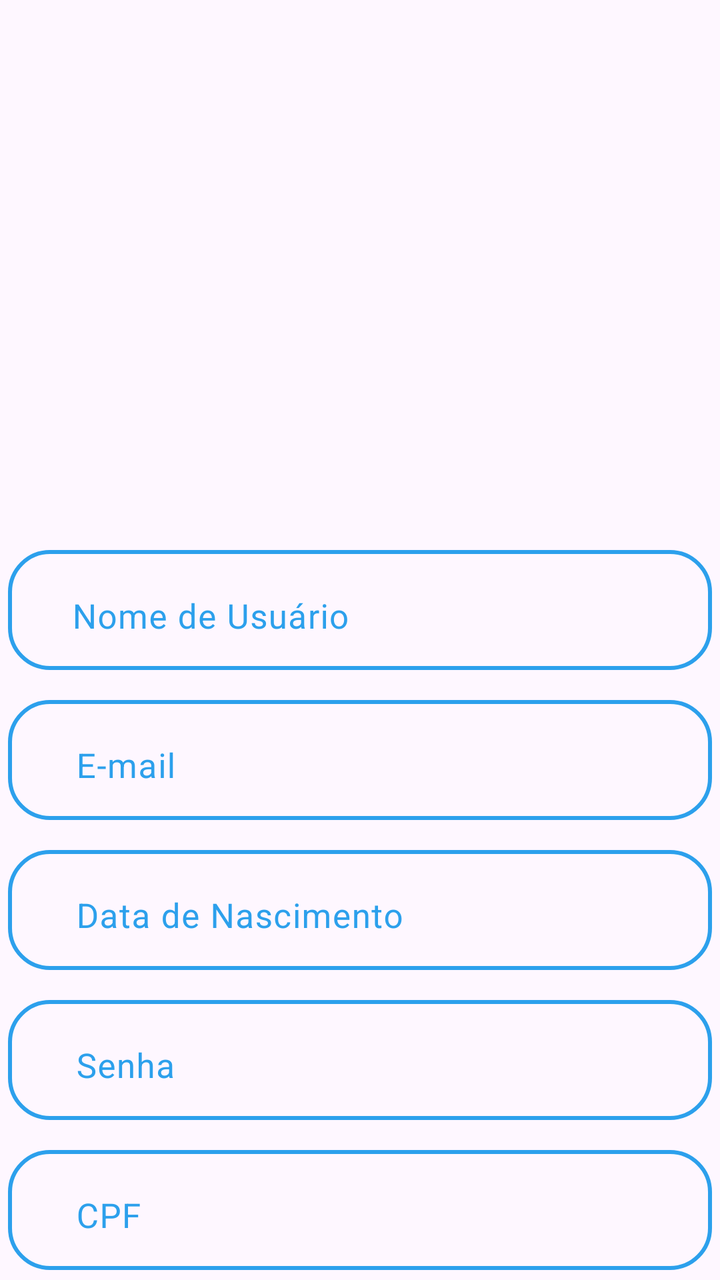
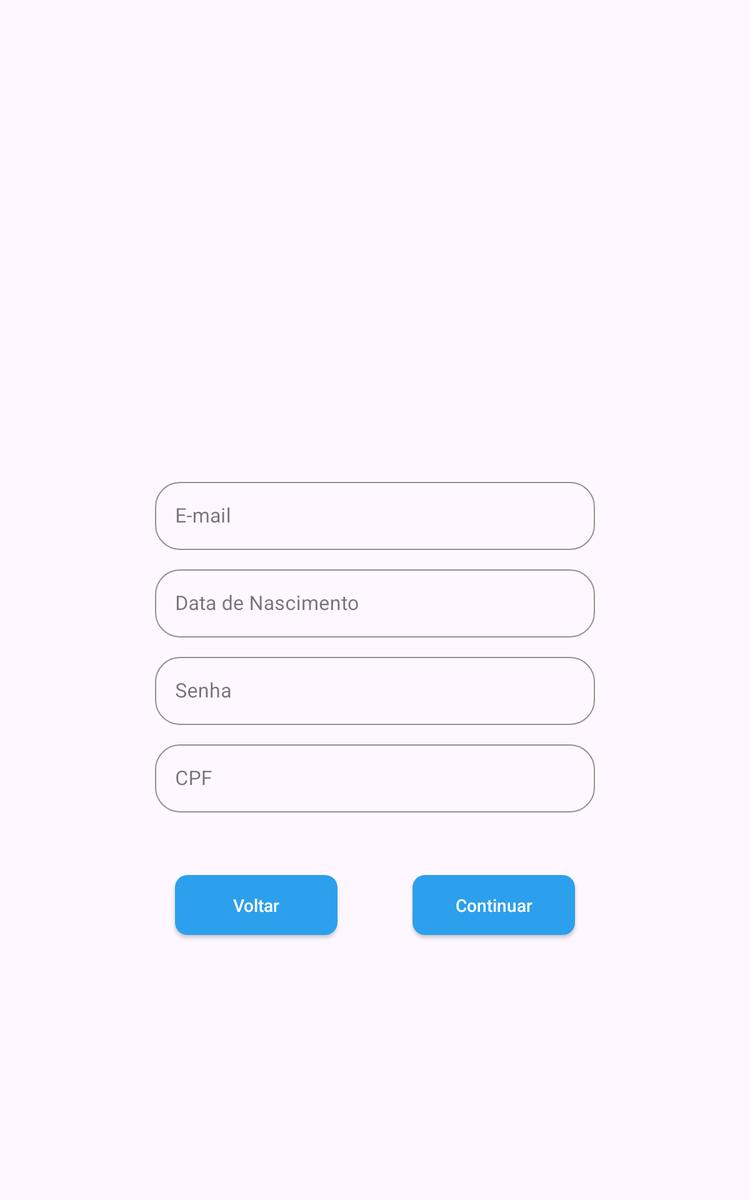

Two renders of one Android screen. The first uses the default layout on a phone; the second uses the alternative layout the repository ships for a different screen configuration, on a matching device. The two XML files are below.
<!-- AndroidManifest.xml: application theme Theme.AppBiMO -->
<!-- res/layout/activity_tela_cadastro.xml -->
<?xml version="1.0" encoding="utf-8"?>
<androidx.constraintlayout.widget.ConstraintLayout xmlns:android="http://schemas.android.com/apk/res/android"
    xmlns:app="http://schemas.android.com/apk/res-auto"
    xmlns:tools="http://schemas.android.com/tools"
    android:id="@+id/main"
    android:layout_width="match_parent"
    android:layout_height="match_parent"
    tools:context=".FluxoLogin.Tela_Cadastro">


    <ImageView
        android:id="@+id/logo_app"
        android:layout_width="135dp"
        android:layout_height="220dp"
        android:layout_marginTop="40dp"
        app:layout_constraintEnd_toEndOf="parent"
        app:layout_constraintHorizontal_bias="0.5"
        app:layout_constraintStart_toStartOf="parent"
        app:layout_constraintTop_toTopOf="parent"
        app:srcCompat="@drawable/union" />

    <com.google.android.material.textfield.TextInputLayout
        android:id="@+id/NomeDeUsuario"
        android:layout_width="352dp"
        android:layout_height="60dp"
        android:layout_marginTop="275dp"
        android:background="@drawable/padrao_input"
        android:gravity="center"
        android:hint="Nome de Usuário"
        android:orientation="vertical"
        android:textColorHint="#2CA0EC"
        app:hintTextAppearance="@style/TextAppearance.AppCompat.Body2"
        app:hintTextColor="#2CA0EC"
        app:layout_constraintEnd_toEndOf="parent"
        app:layout_constraintHorizontal_bias="0.491"
        app:layout_constraintStart_toStartOf="parent"
        app:layout_constraintTop_toTopOf="parent">

        <com.google.android.material.textfield.TextInputEditText
            android:id="@+id/InputNomeDeUsuario"
            android:layout_width="320dp"
            android:layout_height="60dp"
            android:background="@android:color/transparent"
            android:textSize="17sp" />
    </com.google.android.material.textfield.TextInputLayout>

    <com.google.android.material.textfield.TextInputLayout
        android:id="@+id/Email"
        android:layout_width="352dp"
        android:layout_height="60dp"
        android:layout_marginTop="350dp"
        android:background="@drawable/padrao_input"
        android:gravity="center"
        android:hint="E-mail"
        android:orientation="vertical"
        android:textColorHint="#2CA0EC"
        app:hintTextAppearance="@style/TextAppearance.AppCompat.Body2"
        app:hintTextColor="#2CA0EC"
        app:layout_constraintEnd_toEndOf="parent"
        app:layout_constraintHorizontal_bias="0.491"
        app:layout_constraintStart_toStartOf="parent"
        app:layout_constraintTop_toTopOf="parent">


        <com.google.android.material.textfield.TextInputEditText
            android:id="@+id/InputEmail"
            android:layout_width="316dp"
            android:layout_height="wrap_content"
            android:background="@android:color/transparent"
            android:textSize="17sp" />

    </com.google.android.material.textfield.TextInputLayout>

    <com.google.android.material.textfield.TextInputLayout
        android:id="@+id/DataDeNascimento"
        android:layout_width="352dp"
        android:layout_height="60dp"
        android:layout_marginTop="425dp"
        android:background="@drawable/padrao_input"
        android:gravity="center"
        android:hint="Data de Nascimento"
        android:orientation="vertical"
        android:textColorHint="#2CA0EC"
        app:hintTextAppearance="@style/TextAppearance.AppCompat.Body2"
        app:hintTextColor="#2CA0EC"
        app:layout_constraintEnd_toEndOf="parent"
        app:layout_constraintHorizontal_bias="0.491"
        app:layout_constraintStart_toStartOf="parent"
        app:layout_constraintTop_toTopOf="parent">


        <com.google.android.material.textfield.TextInputEditText
            android:id="@+id/InputDataDeNascimento"
            android:layout_width="316dp"
            android:layout_height="wrap_content"
            android:background="@android:color/transparent"
            android:textSize="17sp" />

    </com.google.android.material.textfield.TextInputLayout>

    <com.google.android.material.textfield.TextInputLayout
        android:id="@+id/Senha"
        android:layout_width="352dp"
        android:layout_height="60dp"
        android:layout_marginTop="500dp"
        android:background="@drawable/padrao_input"
        android:gravity="center"
        android:hint="Senha"
        android:orientation="vertical"
        android:textColorHint="#2CA0EC"
        app:hintTextAppearance="@style/TextAppearance.AppCompat.Body2"
        app:hintTextColor="#2CA0EC"
        app:layout_constraintEnd_toEndOf="parent"
        app:layout_constraintHorizontal_bias="0.491"
        app:layout_constraintStart_toStartOf="parent"
        app:layout_constraintTop_toTopOf="parent">


        <com.google.android.material.textfield.TextInputEditText
            android:id="@+id/InputSenha"
            android:layout_width="316dp"
            android:layout_height="wrap_content"
            android:background="@android:color/transparent"
            android:textSize="17sp" />

    </com.google.android.material.textfield.TextInputLayout>

    <com.google.android.material.textfield.TextInputLayout
        android:id="@+id/Cpf"
        android:layout_width="352dp"
        android:layout_height="60dp"
        android:layout_marginTop="575dp"
        android:background="@drawable/padrao_input"
        android:gravity="center"
        android:hint="CPF"
        android:orientation="vertical"
        android:textColorHint="#2CA0EC"
        app:hintTextAppearance="@style/TextAppearance.AppCompat.Body2"
        app:hintTextColor="#2CA0EC"
        app:layout_constraintEnd_toEndOf="parent"
        app:layout_constraintHorizontal_bias="0.491"
        app:layout_constraintStart_toStartOf="parent"
        app:layout_constraintTop_toTopOf="parent">


        <com.google.android.material.textfield.TextInputEditText
            android:id="@+id/InputCpf"
            android:layout_width="316dp"
            android:layout_height="wrap_content"
            android:background="@android:color/transparent"
            android:textSize="17sp" />

    </com.google.android.material.textfield.TextInputLayout>

    <androidx.appcompat.widget.AppCompatButton
        android:id="@+id/btn_cadastrar"
        android:layout_width="130dp"
        android:layout_height="wrap_content"
        android:layout_marginTop="410dp"
        android:layout_marginEnd="50dp"
        android:background="@drawable/botoes_principais"
        android:text="Cadastrar"
        android:textAllCaps="false"
        android:textColor="@color/white"
        android:textSize="14sp"
        app:layout_constraintEnd_toEndOf="parent"
        app:layout_constraintTop_toBottomOf="@id/logo_app">
    </androidx.appcompat.widget.AppCompatButton>

    <androidx.appcompat.widget.AppCompatButton
        android:id="@+id/btn_voltar"
        android:layout_width="130dp"
        android:layout_height="wrap_content"
        android:layout_marginStart="50dp"
        android:layout_marginTop="410dp"
        android:background="@drawable/botoes_principais"
        android:text="Voltar"
        android:textAllCaps="false"
        android:textColor="@color/white"
        android:textSize="14sp"
        app:layout_constraintStart_toStartOf="parent"
        app:layout_constraintTop_toBottomOf="@+id/logo_app">
    </androidx.appcompat.widget.AppCompatButton>

</androidx.constraintlayout.widget.ConstraintLayout>
<!-- resources referenced by this layout -->
<resources>
  <!-- drawable botoes_principais (drawable) -->
  <?xml version="1.0" encoding="UTF-8"?>
  <shape
      xmlns:android="http://schemas.android.com/apk/res/android">
      <solid
          android:color="#2CA0EC"
          />
      <corners
          android:radius="10dp"
          />
  </shape>
  <!-- drawable padrao_input (drawable) -->
  <?xml version="1.0" encoding="UTF-8"?>
  <shape
      xmlns:android="http://schemas.android.com/apk/res/android">
      <stroke
          android:color="#2CA0EC"
          android:width="2dp"
          />
      <corners
          android:radius="20dp"
          />
  </shape>
  <style name="Theme.AppBiMO" parent="Base.Theme.AppBiMO" />
  <style name="Base.Theme.AppBiMO" parent="Theme.Material3.Light.NoActionBar">
          
          
          <item name="android:windowFullscreen">true</item>
          <item name="android:windowContentOverlay">@null</item>
      </style>
</resources>
<!-- res/layout-sw600dp/activity_tela_cadastro.xml (the repository's variant of the layout above) -->
<!-- drawn on a 7-inch tablet held upright -->
<?xml version="1.0" encoding="utf-8"?>
<androidx.constraintlayout.widget.ConstraintLayout xmlns:android="http://schemas.android.com/apk/res/android"
    xmlns:app="http://schemas.android.com/apk/res-auto"
    xmlns:tools="http://schemas.android.com/tools"
    android:id="@+id/main"
    android:layout_width="match_parent"
    android:layout_height="match_parent"
    tools:context=".FluxoLogin.Tela_Cadastro">


    <ImageView
        android:id="@+id/logo_app"
        android:layout_width="135dp"
        android:layout_height="220dp"
        android:layout_marginTop="80dp"
        app:layout_constraintEnd_toEndOf="parent"
        app:layout_constraintHorizontal_bias="0.5"
        app:layout_constraintStart_toStartOf="parent"
        app:layout_constraintTop_toTopOf="parent"
        app:srcCompat="@drawable/union" />

    <com.google.android.material.textfield.TextInputLayout
        android:id="@+id/Email"
        style="@style/TextInputLayoutStyle"
        android:layout_width="352dp"
        android:layout_height="60dp"
        android:layout_marginTop="80dp"
        android:hint="E-mail"
        app:boxCornerRadiusBottomEnd="20dp"
        app:boxCornerRadiusBottomStart="20dp"
        app:boxCornerRadiusTopEnd="20dp"
        app:boxCornerRadiusTopStart="20dp"
        app:boxStrokeColor="#2CA0EC"
        app:helperTextTextColor="#2CA0EC"
        app:hintTextColor="#2CA0EC"
        app:layout_constraintEnd_toEndOf="parent"
        app:layout_constraintStart_toStartOf="parent"
        app:layout_constraintTop_toBottomOf="@+id/logo_app">

        <com.google.android.material.textfield.TextInputEditText
            android:id="@+id/InputEmail"
            android:layout_width="match_parent"
            android:layout_height="wrap_content"
            android:imeOptions="actionDone"
            android:inputType="textEmailAddress"
            android:lines="1"
            android:maxLines="1" />
    </com.google.android.material.textfield.TextInputLayout>

    <com.google.android.material.textfield.TextInputLayout
        android:id="@+id/DataDeNascimento"
        style="@style/TextInputLayoutStyle"
        android:layout_width="352dp"
        android:layout_height="60dp"
        android:layout_marginTop="10dp"
        android:hint="Data de Nascimento"
        app:boxCornerRadiusBottomEnd="20dp"
        app:boxCornerRadiusBottomStart="20dp"
        app:boxCornerRadiusTopEnd="20dp"
        app:boxCornerRadiusTopStart="20dp"
        app:boxStrokeColor="#2CA0EC"
        app:helperTextTextColor="#2CA0EC"
        app:hintTextColor="#2CA0EC"
        app:layout_constraintEnd_toEndOf="parent"
        app:layout_constraintStart_toStartOf="parent"
        app:layout_constraintTop_toBottomOf="@+id/Email">

        <com.google.android.material.textfield.TextInputEditText
            android:id="@+id/InputDataDeNascimento"
            android:layout_width="match_parent"
            android:layout_height="wrap_content"
            android:imeOptions="actionDone"
            android:inputType="number"
            android:maxLength="10"
            android:lines="1"
            android:maxLines="1" />
    </com.google.android.material.textfield.TextInputLayout>


    <com.google.android.material.textfield.TextInputLayout
        android:id="@+id/Senha"
        style="@style/TextInputLayoutStyle"
        android:layout_width="352dp"
        android:layout_height="60dp"
        android:layout_marginTop="10dp"
        android:hint="Senha"
        app:boxCornerRadiusBottomEnd="20dp"
        app:boxCornerRadiusBottomStart="20dp"
        app:boxCornerRadiusTopEnd="20dp"
        app:boxCornerRadiusTopStart="20dp"
        app:boxStrokeColor="#2CA0EC"
        app:helperTextTextColor="#2CA0EC"
        app:hintTextColor="#2CA0EC"
        app:layout_constraintEnd_toEndOf="parent"
        app:layout_constraintStart_toStartOf="parent"
        app:layout_constraintTop_toBottomOf="@+id/DataDeNascimento">

        <com.google.android.material.textfield.TextInputEditText
            android:id="@+id/InputSenha"
            android:layout_width="match_parent"
            android:layout_height="wrap_content"
            android:imeOptions="actionDone"
            android:inputType="textPassword"
            android:lines="1"
            android:maxLines="1" />
    </com.google.android.material.textfield.TextInputLayout>

    <com.google.android.material.textfield.TextInputLayout
        android:id="@+id/Cpf"
        style="@style/TextInputLayoutStyle"
        android:layout_width="352dp"
        android:layout_height="60dp"
        android:layout_marginTop="10dp"
        android:hint="CPF"
        app:boxCornerRadiusBottomEnd="20dp"
        app:boxCornerRadiusBottomStart="20dp"
        app:boxCornerRadiusTopEnd="20dp"
        app:boxCornerRadiusTopStart="20dp"
        app:boxStrokeColor="#2CA0EC"
        app:helperTextTextColor="#2CA0EC"
        app:hintTextColor="#2CA0EC"
        app:layout_constraintEnd_toEndOf="parent"
        app:layout_constraintStart_toStartOf="parent"
        app:layout_constraintTop_toBottomOf="@+id/Senha">

        <com.google.android.material.textfield.TextInputEditText
            android:id="@+id/InputCpf"
            android:layout_width="match_parent"
            android:layout_height="wrap_content"
            android:imeOptions="actionDone"
            android:inputType="number"
            android:lines="1"
            android:maxLines="1" />
    </com.google.android.material.textfield.TextInputLayout>

    <androidx.appcompat.widget.AppCompatButton
        android:id="@+id/btn_Continuar"
        android:layout_width="130dp"
        android:layout_height="wrap_content"
        android:layout_marginTop="50dp"
        android:layout_marginEnd="140dp"
        android:background="@drawable/botoes_principais"
        android:text="Continuar"
        android:textAllCaps="false"
        android:textColor="@color/white"
        android:textSize="14sp"
        app:layout_constraintEnd_toEndOf="parent"
        app:layout_constraintTop_toBottomOf="@id/Cpf">
    </androidx.appcompat.widget.AppCompatButton>

    <androidx.appcompat.widget.AppCompatButton
        android:id="@+id/btn_voltar"
        android:layout_width="130dp"
        android:layout_height="wrap_content"
        android:layout_marginStart="140dp"
        android:layout_marginTop="50dp"
        android:background="@drawable/botoes_principais"
        android:text="Voltar"
        android:textAllCaps="false"
        android:textColor="@color/white"
        android:textSize="14sp"
        app:layout_constraintStart_toStartOf="parent"
        app:layout_constraintTop_toBottomOf="@+id/Cpf">
    </androidx.appcompat.widget.AppCompatButton>

</androidx.constraintlayout.widget.ConstraintLayout>
<!-- resources referenced by the variant -->
<!-- as a 7-inch tablet held upright resolves them -->
<resources>
  <!-- drawable botoes_principais (drawable) -->
  <?xml version="1.0" encoding="UTF-8"?>
  <shape
      xmlns:android="http://schemas.android.com/apk/res/android">
      <solid
          android:color="#2CA0EC"
          />
      <corners
          android:radius="10dp"
          />
  </shape>
  <style name="TextInputLayoutStyle" parent="Widget.MaterialComponents.TextInputLayout.OutlinedBox">
          <item name="boxStrokeColor">#2CA0EC</item>
      </style>
  <style name="Theme.AppBiMO" parent="Base.Theme.AppBiMO" />
  <style name="Base.Theme.AppBiMO" parent="Theme.Material3.Light.NoActionBar">
          
          
          <item name="android:windowFullscreen">true</item>
          <item name="android:windowContentOverlay">@null</item>
      </style>
</resources>
